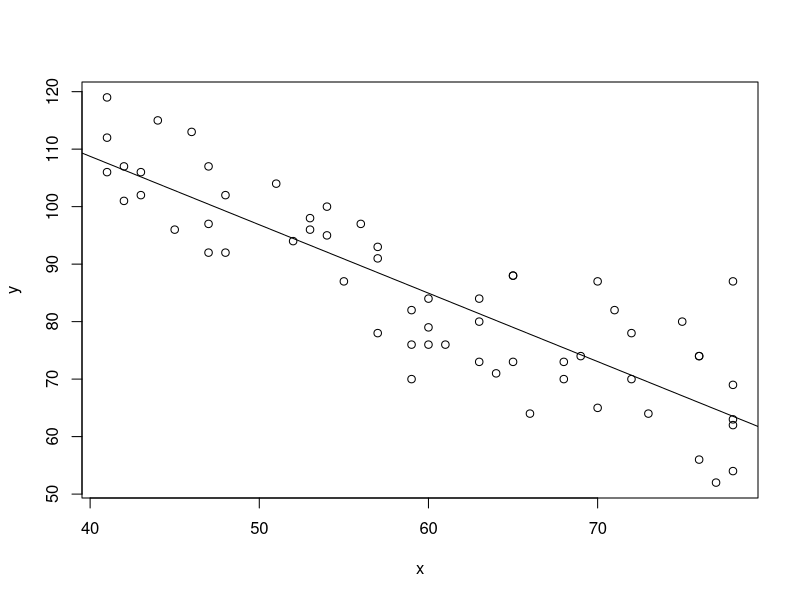

Generate this figure with R:
#******************************************************************************
# WILL HAVE TO CHANGE setwd TO YOUR OWN DIRECTORY
setwd("~/Desktop/School/Math 425 Applied Stats Models/MATH425-Assignment-1")
#******************************************************************************

muscle_data = read.csv("data/musclemass-age.csv", header=T)

# X = AGE
x = muscle_data$age 
# Y = Muscle Mass
y = muscle_data$musclemass 

# ------------------------------------------------------------------------------
# (a) Obtain the estimated regression function. Plot the estimated regression 
#function and the data. Does a linear regression function appear to give a good 
# fit here? Does your plot?
# The regression function does appear to fit the data well, it is well centered
# at what appears to be minimal variance, but as the x increases so does the 
# data's variance, making it difficult at the top-range of the data

musclemass_model = lm(y~x, data = muscle_data) # SLR model

summary(musclemass_model)
B0 = 156.346  # Y-Intercept
B1 = -1.190   # Slope

plot(x, y) # Scatter plot
abline(B0, B1) # SLR line y = -1.190x + 156.346

# ------------------------------------------------------------------------------
# (b.1) Obtain a point estimate of the difference in the mean muscle mass for 
#       women differing in age by one year
# The Point Estimate of the difference in the Mean Muscle Mass when
# the Age increases = B1 * Amt increased = B1 * 1 = -1.190


# ------------------------------------------------------------------------------
# (b.2) Obtain a point estimate of the mean muscle mass for women aged 
#       X = 60 years
# Point Estimate = 84.946
# C.I (Lower, Upper) : (68.450, 101.443)

# predict(model, new_data_frame(dependentVariable=x), predict)
predict(musclemass_model, data.frame(x=60), interval = "prediction")


# ------------------------------------------------------------------------------
# (b.3) Obtain the value of the residual for the eighth case
# Residuals[8] = 4.443


# modelName$residuals[index]
musclemass_model$residuals[8]


# ------------------------------------------------------------------------------
# (b.4) Obtain a point estimate of 𝜎2.

summary(musclemass_model)
# Residual Standard Error = 8.173

